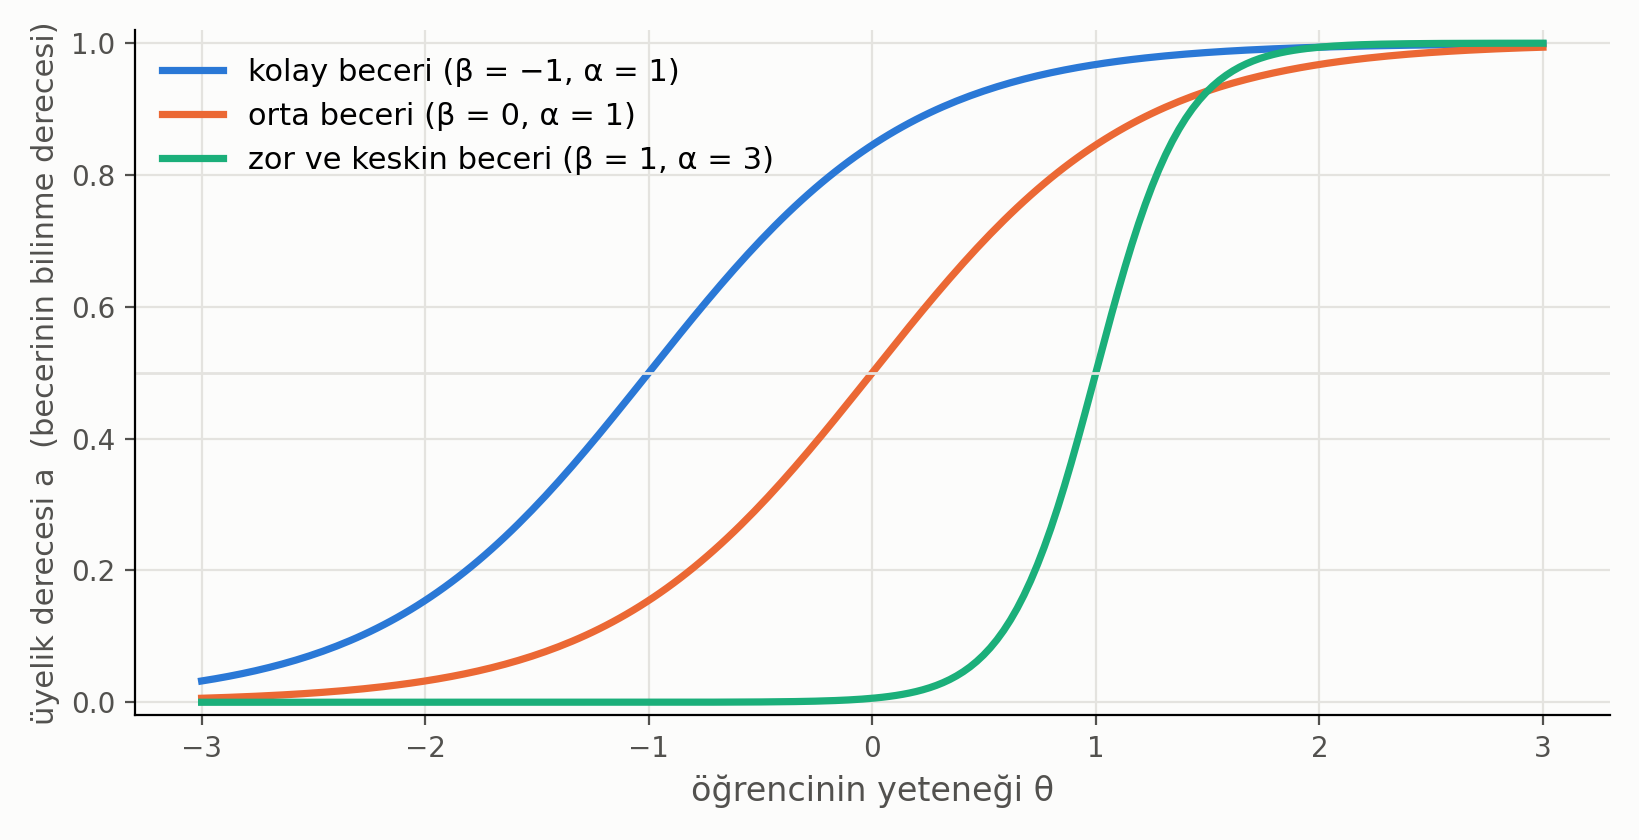

Write Python code to recreate this figure.
"""Sunum görseli: sigmoid üyelik fonksiyonu (Eş. 1) ve α, β'nın etkisi. Kendi kodumuzdan (src/memberships.py) çizilir.
Çalıştırma:  python3 -m presentation.fig_uyelik   ->  presentation/fig_uyelik.png
"""
from pathlib import Path

import matplotlib.pyplot as plt
import numpy as np

from src.memberships import membership
from src.plotting import GRID, INK, INK2, RENKLER, SURFACE, kaydet

KOK = Path(__file__).resolve().parents[1]


def main():
    theta = np.linspace(-3, 3, 200)
    ayar = [("kolay beceri (β = −1, α = 1)", 1.0, -1.0), ("orta beceri (β = 0, α = 1)", 1.0, 0.0),
            ("zor ve keskin beceri (β = 1, α = 3)", 3.0, 1.0)]
    fig, ax = plt.subplots(figsize=(8.2, 4.2))
    ax.set_facecolor(SURFACE)
    for i, (ad, a, b) in enumerate(ayar):
        m = membership(theta, np.array([a]), np.array([b]))[:, 0]
        ax.plot(theta, m, color=RENKLER[i], linewidth=2.6, label=ad)
    ax.axhline(0.5, color=GRID, linewidth=1)
    ax.set_xlabel("öğrencinin yeteneği θ", color=INK2, fontsize=12)
    ax.set_ylabel("üyelik derecesi a  (becerinin bilinme derecesi)", color=INK2, fontsize=11)
    ax.set_ylim(-0.02, 1.02)
    ax.legend(frameon=False, fontsize=11, loc="upper left")
    ax.grid(color=GRID, linewidth=0.8)
    for s in ("top", "right"):
        ax.spines[s].set_visible(False)
    ax.tick_params(colors=INK2)
    kaydet(fig, KOK / "presentation" / "fig_uyelik.png")
    print("kaydedildi")


if __name__ == "__main__":
    main()
